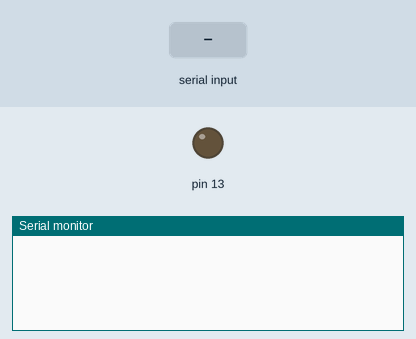
Recording of a sketch running on a simulated Arduino Uno, built with avr-gcc and run on an emulated ATmega328P. Shown: output pins drawn as LEDs (lit = HIGH), the last lines printed to the serial monitor. Inputs (shaded band) come from the test bench.

Above: at 1.2 s.
1.3 s: "90,45\n" received over Serial
At 2.3 s:
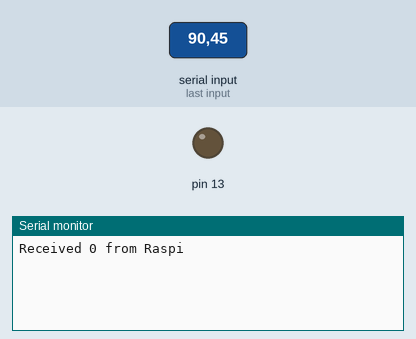
2.8 s: "^" received over the second serial link
At 3.6 s:
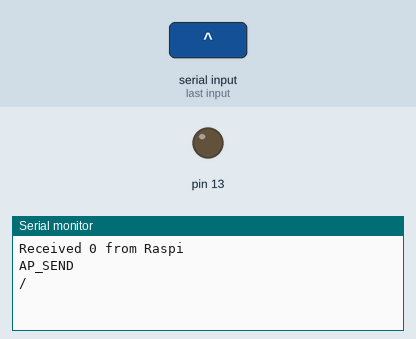

The sketch:

WifiSetting.ino
```cpp
#include <SoftwareSerial.h>

SoftwareSerial BT(10, 11);

char BLEMessage;
int i;
String data = "";
String APData = "";
bool ReceiveMode = false;
bool ReceiveComplete_AP = true;

// -- Send usage
// recommands send length 10 > text
// 1. Set AP Name
// send : ap_set_your-AP_
// 2. Set your AP Password
// send : your-pass^

// example)
// ap_set_exampleAP_    // Send
// password^            // Send

String getValue(String data, char separator, int index)
{
 int found = 0;
  int strIndex[] = {0, -1  };
  int maxIndex = data.length()-1;
  for(int i=0; i<=maxIndex && found<=index; i++){
  if(data.charAt(i)==separator || i==maxIndex){
  found++;
  strIndex[0] = strIndex[1]+1;
  strIndex[1] = (i == maxIndex) ? i+1 : i;
  }
 }
  return found>index ? data.substring(strIndex[0], strIndex[1]) : "";
}

void setup() {
  pinMode(13, OUTPUT);

  BT.begin(9600);
  Serial.begin(9600);
  BT.println("[BT] Started bluetooth communication");
  BT.println("[BT] Init completed");
  data = "";
  APData = "";
  ReceiveMode = false;
  ReceiveComplete_AP = true;
}

void loop() {

  if (Serial.available()) {
    r_funclist(Serial.read() - '0');
  }
  if(BT.available()) {
    BLEMessage = (BT.read());
    //Serial.println(BLEMessage);

    if(BLEMessage == '%') {
      data = "";
      APData = "";
      ReceiveMode = false;
      ReceiveComplete_AP = true;
      BT.println("[BT] Init completed");
    }

    if (ReceiveComplete_AP == false) {
      setAP(BLEMessage);
    }

    if (BLEMessage == 'a' || ReceiveMode == true) {
      //Serial.println("detected " + a);
      data = data + BLEMessage;
      if (data == "ap_set_") {
        // ap_set_RainC4Lab_password
        // ap_set_<APName>_<APPassword>^
        BT.println("ap set process( ^=fin ) ");
        ReceiveComplete_AP = false;

      }
      ReceiveMode = true;
    }

    if (BLEMessage == '^') { // End of Message
      ReceiveComplete_AP = true;

      String AP = getValue(APData, '_', 0);
      String PW_str = getValue(APData, '_', 1);
      String PW = PW_str.substring(0, PW_str.length() - 1);
      char char_APName[20];
      char char_APPass[20];
      AP.toCharArray(char_APName, AP.length() + 1);
      PW.toCharArray(char_APPass, PW.length() + 1);
      BT.println("APName : " + AP);
      BT.println("AP Password : " + PW);
      Serial.println("AP_SEND");
      Serial.println(AP + "/" + PW);
      // send to Raspberry Pi

      APData = "";
      data = "";
      ReceiveMode = false;
      ReceiveComplete_AP = false;
    }
  }
}

void r_funclist(int number) {
   switch (number) {
      case 0:
        Serial.println("Received 0 from Raspi");
        break;
      case 1:
        BT.println("[BT] Wi-Fi Connected");
        break;
      case 2:
        BT.println("[BT] Failed to Conenct");
        break;
      case 3:
        BT.println("[BT] Failed to Connected while discover AP");
        break;
   }
}

void setAP(char onechar) {
  APData = APData + onechar;
}
```

Measured:
- after the input at 1.3 s, the serial monitor: prints a new line at once (image 1)
- after the input at 2.8 s, the serial monitor: prints a new line at once (image 2)
